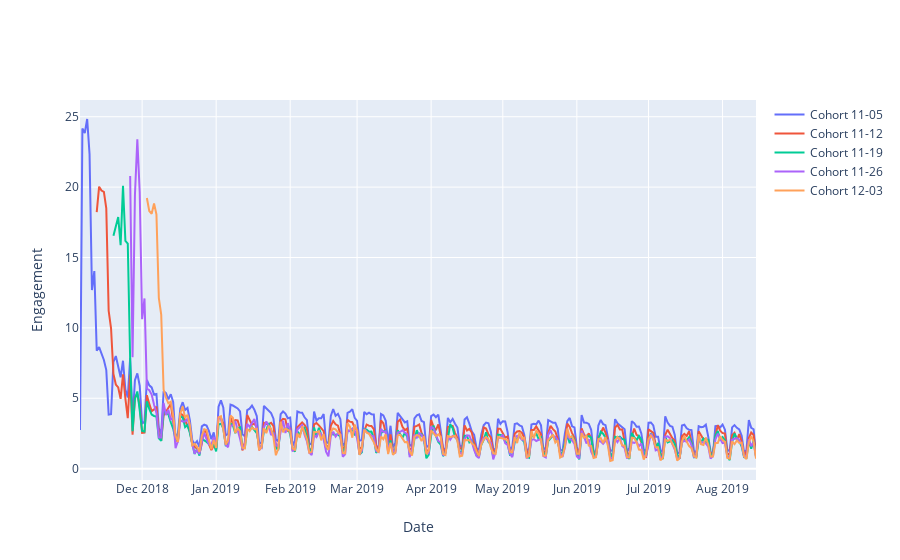

The cell this chart's notebook holds for it:
### Markdown cell above
## Multiple Lines

### Code cell
initial_cohorts = [u'2018-11-05 00:00:00',
                   u'2018-11-12 00:00:00',
                   u'2018-11-19 00:00:00',
                   u'2018-11-26 00:00:00',
                   u'2018-12-03 00:00:00']

fig = go.Figure()
for cohort in initial_cohorts:
    temp_category = cohorts[cohorts['shop_cohort'] == cohort]
    fig.add_trace(
        go.Scatter(
            x=temp_category['timestamp_day'],
            y=temp_category['daily_engagement'],
            mode='lines',
            name='Cohort {}'.format(cohort[5:10])))

fig.update_layout(title='',
                  xaxis_title='Date',
                  yaxis_title='Engagement',
                  annotations=[
                      
                  ])
fig.show()

### Figure 1 — Plotly figure (JSON) as saved in the notebook; plotly's stock layout.template omitted (floating-point values rounded to 4 significant figures; data arrays with more than 128 entries replaced by an {"elided": "..."} marker saying what was removed)
{"data": [{"mode": "lines", "name": "Cohort 11-05", "type": "scatter", "x": {"elided": "284 str values"}, "y": {"elided": "284 float values"}}, {"mode": "lines", "name": "Cohort 11-12", "type": "scatter", "x": {"elided": "277 str values"}, "y": {"elided": "277 float values"}}, {"mode": "lines", "name": "Cohort 11-19", "type": "scatter", "x": {"elided": "270 str values"}, "y": {"elided": "270 float values"}}, {"mode": "lines", "name": "Cohort 11-26", "type": "scatter", "x": {"elided": "263 str values"}, "y": {"elided": "263 float values"}}, {"mode": "lines", "name": "Cohort 12-03", "type": "scatter", "x": {"elided": "256 str values"}, "y": {"elided": "256 float values"}}], "layout": {"autosize": true, "title": {"text": ""}, "xaxis": {"autorange": true, "range": ["2018-11-05", "2019-08-15"], "title": {"text": "Date"}, "type": "date"}, "yaxis": {"autorange": true, "range": [-0.8067, 26.19], "title": {"text": "Engagement"}, "type": "linear"}}}
